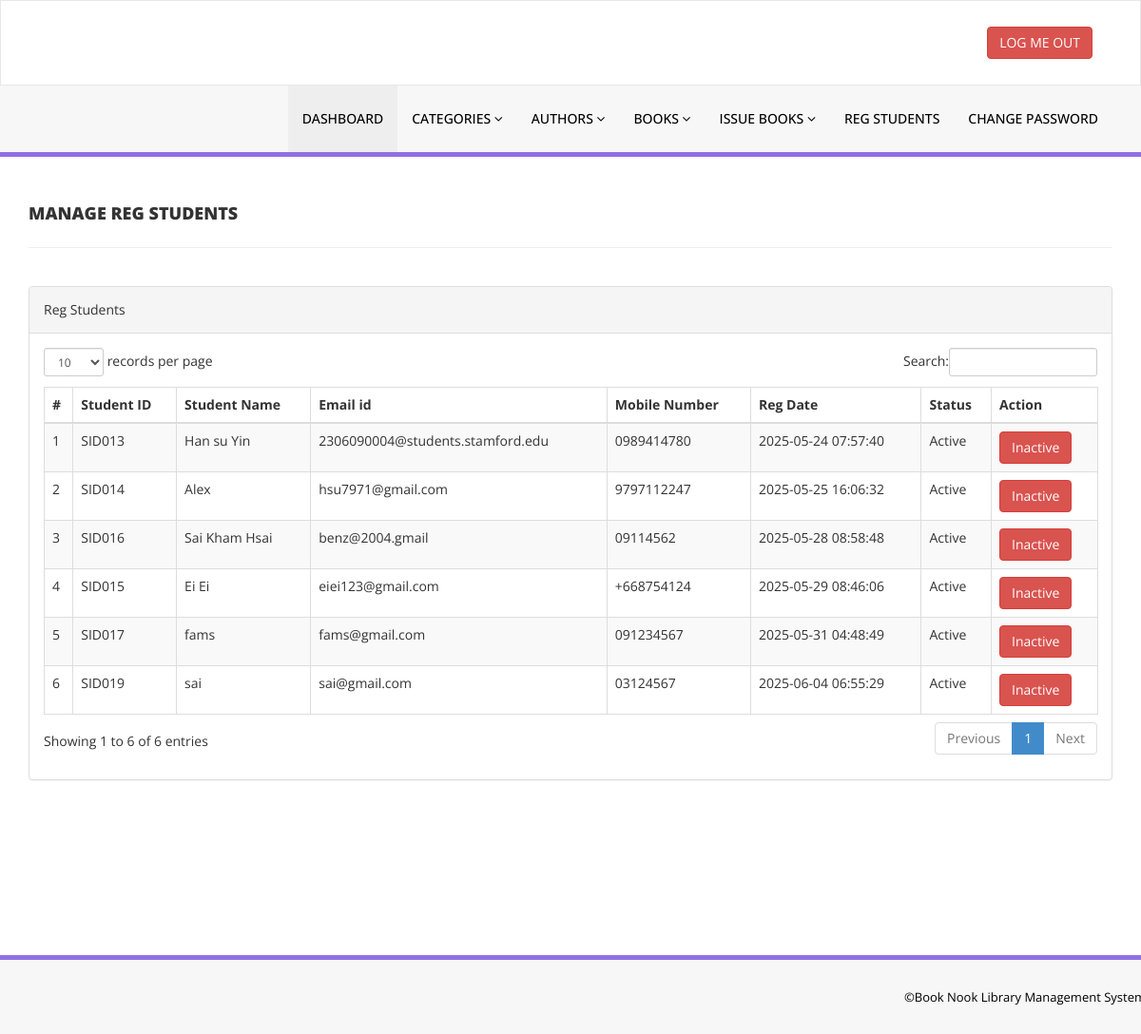
Screenshot of /library/admin/reg-students.php (signed in) with the database file from the repository.
### tables this page shows
CREATE TABLE `tblstudents` (
  `id` int(11) NOT NULL,
  `StudentId` varchar(100) DEFAULT NULL,
  `FullName` varchar(120) DEFAULT NULL,
  `EmailId` varchar(120) DEFAULT NULL,
  `MobileNumber` char(11) DEFAULT NULL,
  `Password` varchar(120) DEFAULT NULL,
  `Status` int(1) DEFAULT NULL,
  `RegDate` timestamp NULL DEFAULT current_timestamp(),
  `UpdationDate` timestamp NULL DEFAULT NULL ON UPDATE current_timestamp()
);

### library/admin/reg-students.php (the view, shortened to what this page needs)
<?php
include('includes/config.php');
if(strlen($_SESSION['alogin'])==0)
    {
header('location:index.php');
}
else{
    ?>
<!DOCTYPE html>
<html xmlns="http://www.w3.org/1999/xhtml">
<head>
    <link href="assets/css/bootstrap.css" rel="stylesheet" />
    <link href="assets/css/font-awesome.css" rel="stylesheet" />
    <link href="assets/js/dataTables/dataTables.bootstrap.css" rel="stylesheet" />
    <link href="assets/css/style.css" rel="stylesheet" />
</head>
<body>
<?php include('includes/header.php');?>
    <div class="content-wrapper">
         <div class="container">
        <div class="row pad-botm">
            <div class="col-md-12">
                <h4 class="header-line">Manage Reg Students</h4>
    </div>
        </div>
            <div class="row">
                <div class="col-md-12">
                    <div class="panel panel-default">
                        <div class="panel-heading">
                          Reg Students
                        </div>
                        <div class="panel-body">
                            <div class="table-responsive">
                                <table class="table table-striped table-bordered table-hover" id="dataTables-example">
                                    <thead>
                                        <tr>
                                            <th>#</th>
                                            <th>Student ID</th>
                                            <th>Student Name</th>
                                            <th>Email id </th>
                                            <th>Mobile Number</th>
                                            <th>Reg Date</th>
                                            <th>Status</th>
                                            <th>Action</th>
                                        </tr>
                                    </thead>
                                    <tbody>
<?php $sql = "SELECT * from tblstudents";
$query = $dbh -> prepare($sql);
$query->execute();
$results=$query->fetchAll(PDO::FETCH_OBJ);
$cnt=1;
if($query->rowCount() > 0)
{
foreach($results as $result)
{               ?>
                                        <tr class="odd gradeX">
                                            <td class="center"><?php echo htmlentities($cnt);?></td>
                                            <td class="center"><?php echo htmlentities($result->StudentId);?></td>
                                            <td class="center"><?php echo htmlentities($result->FullName);?></td>
                                            <td class="center"><?php echo htmlentities($result->EmailId);?></td>
                                            <td class="center"><?php echo htmlentities($result->MobileNumber);?></td>
                                             <td class="center"><?php echo htmlentities($result->RegDate);?></td>
                                            <td class="center"><?php if($result->Status==1)
                                            {
                                                echo htmlentities("Active");
                                            } else {
                                            echo htmlentities("Blocked");
}
                                            ?></td>
                                            <td class="center">
<?php if($result->Status==1)
 {?>
<a href="reg-students.php?inid=<?php echo htmlentities($result->id);?>" onclick="return confirm('Are you sure you want to block this student?');"" >  <button class="btn btn-danger"> Inactive</button>
<?php } else {?>
                                            <a href="reg-students.php?id=<?php echo htmlentities($result->id);?>" onclick="return confirm('Are you sure you want to active this student?');""><button class="btn btn-primary"> Active</button>
                                            <?php } ?>
                                            </td>
                                        </tr>
 <?php $cnt=$cnt+1;}} ?>
                                    </tbody>
                                </table>
                            </div>
                        </div>
                    </div>
                </div>
            </div>
    </div>
    </div>
  <?php include('includes/footer.php');?>
</body>
</html>
<?php } ?>

### library/admin/assets/css/style.css (style rules this page uses)
.content-wrapper { margin-top: 40px; min-height: 800px; padding-bottom: 90px; }
.header-line { font-weight: 900; padding-bottom: 25px; border-bottom: 1px solid #eeeeee; text-transform: uppercase; }
.pad-botm { padding-bottom: 30px; }

### rows the page displays
tblstudents: StudentId "SID013", FullName "Han su Yin", EmailId "2306090004@students.stamford.edu", MobileNumber "0989414780", RegDate "2025-05-24 07:57:40"
tblstudents: StudentId "SID014", FullName "Alex", EmailId "hsu7971@gmail.com", MobileNumber "9797112247", RegDate "2025-05-25 16:06:32"
tblstudents: StudentId "SID016", FullName "Sai Kham Hsai", EmailId "benz@2004.gmail", MobileNumber "09114562", RegDate "2025-05-28 08:58:48"
tblstudents: StudentId "SID015", FullName "Ei Ei", EmailId "eiei123@gmail.com", MobileNumber "+668754124", RegDate "2025-05-29 08:46:06"
tblstudents: StudentId "SID017", FullName "fams", EmailId "fams@gmail.com", MobileNumber "091234567", RegDate "2025-05-31 04:48:49"
tblstudents: StudentId "SID019", FullName "sai", EmailId "sai@gmail.com", MobileNumber "03124567", RegDate "2025-06-04 06:55:29"
